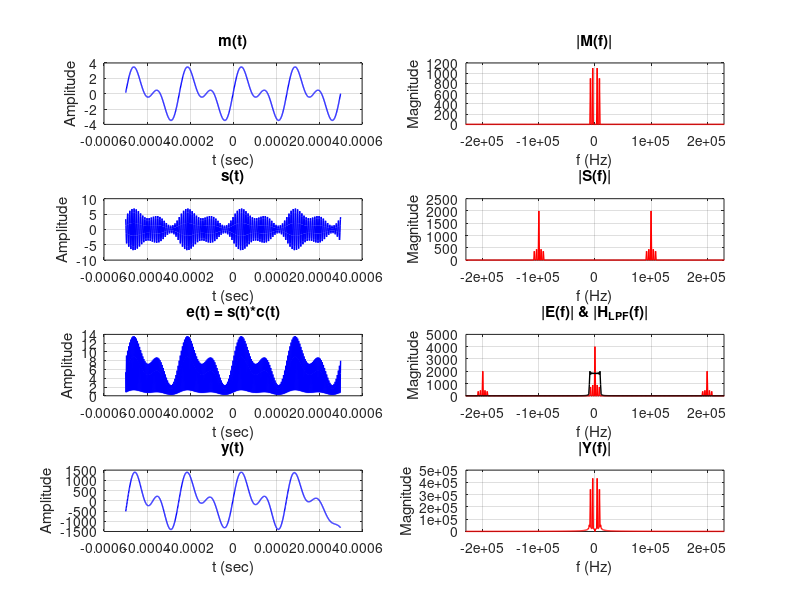

MATLAB code for this plot: (Note: this script raises an error after producing the figure.)
clc; clear; close all;

fs = 1e6;
t = -0.0005+1/fs : 1/fs : 0.0005;

N = length(t);
f = (-N/2:N/2-1)*fs/N;

mt = 2.2*sin(2*pi*4e3*t) + 1.8*sin(2*pi*8e3*t);

Ac = 2;
fc = 1e5;
Ka = 0.2;
ct = Ac*cos(2*pi*fc*t);

st = Ac*(1 + Ka*mt).*ct;

et = st.*ct;

lpf = sinc(2.5*8e3*t)/N*(2.5*8e3)/2;

yt = conv(et, lpf, 'same');
yt = yt - mean(yt);

figure

subplot(4,2,1)
plot(t, mt, 'b', 'LineWidth', 1)
grid on
title('m(t)')
xlabel('t (sec)')
ylabel('Amplitude')

subplot(4,2,2)
plot(f, abs(fftshift(fft(mt))), 'r', 'LineWidth', 1)
grid on
title('|M(f)|')
xlabel('f (Hz)')
ylabel('Magnitude')
xlim([-2*fc-3e4 2*fc+3e4])

subplot(4,2,3)
plot(t, st, 'b', 'LineWidth', 1)
grid on
title('s(t)')
xlabel('t (sec)')
ylabel('Amplitude')

subplot(4,2,4)
plot(f, abs(fftshift(fft(st))), 'r', 'LineWidth', 1)
grid on
title('|S(f)|')
xlabel('f (Hz)')
ylabel('Magnitude')
xlim([-2*fc-3e4 2*fc+3e4])

subplot(4,2,5)
plot(t, et, 'b', 'LineWidth', 1)
grid on
title('e(t) = s(t)*c(t)')
xlabel('t (sec)')
ylabel('Amplitude')

subplot(4,2,6)
plot(f, abs(fftshift(fft(et))), 'r', 'LineWidth', 1)
hold on
plot(f, abs(fftshift(fft(lpf))) / max(abs(fftshift(fft(lpf)))) * max(abs(fftshift(fft(et)))) / 2, 'k', 'LineWidth', 1)
hold off
grid on
title('|E(f)| & |H_{LPF}(f)|')
xlabel('f (Hz)')
ylabel('Magnitude')
xlim([-2*fc-3e4 2*fc+3e4])

subplot(4,2,7)
plot(t, yt, 'b', 'LineWidth', 1)
grid on
title('y(t)')
xlabel('t (sec)')
ylabel('Amplitude')

subplot(4,2,8)
plot(f, abs(fftshift(fft(yt))), 'r', 'LineWidth', 1)
grid on
title('|Y(f)|')
xlabel('f (Hz)')
ylabel('Magnitude')
xlim([-2*fc-3e4 2*fc+3e4])

sgtitle('Lab 4 Q2: AM Modulation and Synchronous Demodulation (Ka = 0.2)')
